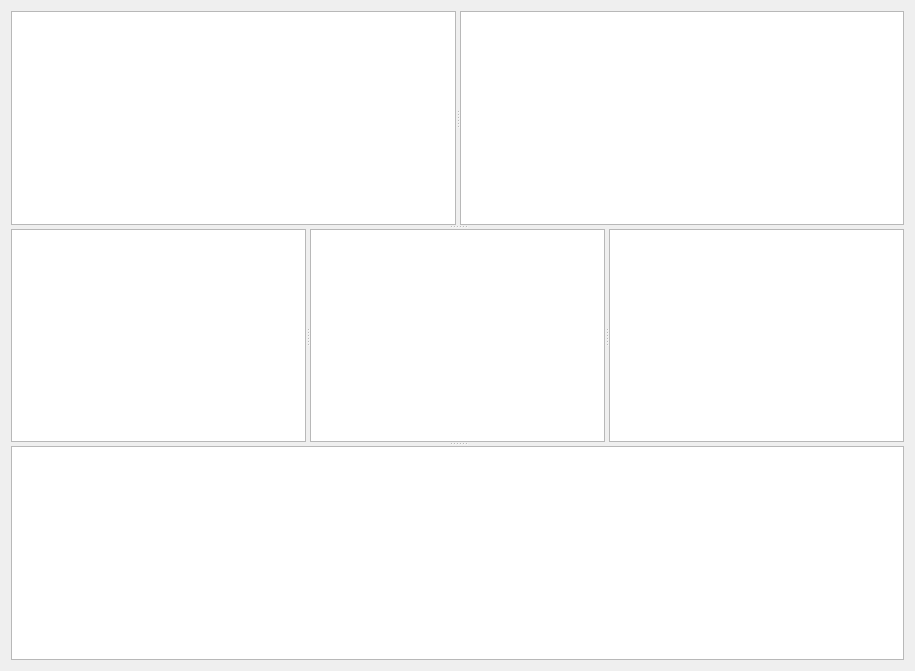
<?xml version="1.0" encoding="UTF-8"?>
<ui version="4.0">
 <class>MergeWidget</class>
 <widget class="QWidget" name="MergeWidget">
  <property name="geometry">
   <rect>
    <x>0</x>
    <y>0</y>
    <width>915</width>
    <height>671</height>
   </rect>
  </property>
  <property name="windowTitle">
   <string>Form</string>
  </property>
  <layout class="QVBoxLayout" name="verticalLayout">
   <item>
    <widget class="QSplitter" name="splitter_3">
     <property name="orientation">
      <enum>Qt::Orientation::Vertical</enum>
     </property>
     <widget class="QWidget" name="widgetPreview" native="true">
      <layout class="QHBoxLayout" name="horizontalLayout">
       <property name="leftMargin">
        <number>0</number>
       </property>
       <property name="topMargin">
        <number>0</number>
       </property>
       <property name="rightMargin">
        <number>0</number>
       </property>
       <property name="bottomMargin">
        <number>0</number>
       </property>
       <item>
        <widget class="QSplitter" name="splitter_2">
         <property name="orientation">
          <enum>Qt::Orientation::Horizontal</enum>
         </property>
         <widget class="CodeEditor" name="codeEditorMyBlock">
          <property name="contextMenuPolicy">
           <enum>Qt::ContextMenuPolicy::CustomContextMenu</enum>
          </property>
          <property name="lineWrapMode">
           <enum>QPlainTextEdit::LineWrapMode::NoWrap</enum>
          </property>
          <property name="readOnly">
           <bool>true</bool>
          </property>
         </widget>
         <widget class="CodeEditor" name="codeEditorTheirBlock">
          <property name="contextMenuPolicy">
           <enum>Qt::ContextMenuPolicy::CustomContextMenu</enum>
          </property>
          <property name="lineWrapMode">
           <enum>QPlainTextEdit::LineWrapMode::NoWrap</enum>
          </property>
          <property name="readOnly">
           <bool>true</bool>
          </property>
         </widget>
        </widget>
       </item>
      </layout>
     </widget>
     <widget class="QSplitter" name="splitter">
      <property name="orientation">
       <enum>Qt::Orientation::Horizontal</enum>
      </property>
      <widget class="CodeEditor" name="codeEditorLocal">
       <property name="contextMenuPolicy">
        <enum>Qt::ContextMenuPolicy::CustomContextMenu</enum>
       </property>
       <property name="lineWrapMode">
        <enum>QPlainTextEdit::LineWrapMode::NoWrap</enum>
       </property>
       <property name="readOnly">
        <bool>true</bool>
       </property>
      </widget>
      <widget class="CodeEditor" name="codeEditorBase">
       <property name="contextMenuPolicy">
        <enum>Qt::ContextMenuPolicy::CustomContextMenu</enum>
       </property>
       <property name="lineWrapMode">
        <enum>QPlainTextEdit::LineWrapMode::NoWrap</enum>
       </property>
       <property name="readOnly">
        <bool>true</bool>
       </property>
      </widget>
      <widget class="CodeEditor" name="codeEditorRemote">
       <property name="contextMenuPolicy">
        <enum>Qt::ContextMenuPolicy::CustomContextMenu</enum>
       </property>
       <property name="lineWrapMode">
        <enum>QPlainTextEdit::LineWrapMode::NoWrap</enum>
       </property>
       <property name="readOnly">
        <bool>true</bool>
       </property>
      </widget>
     </widget>
     <widget class="CodeEditor" name="codeEditorResult">
      <property name="contextMenuPolicy">
       <enum>Qt::ContextMenuPolicy::CustomContextMenu</enum>
      </property>
      <property name="lineWrapMode">
       <enum>QPlainTextEdit::LineWrapMode::NoWrap</enum>
      </property>
      <property name="readOnly">
       <bool>false</bool>
      </property>
     </widget>
    </widget>
   </item>
  </layout>
 </widget>
 <customwidgets>
  <customwidget>
   <class>CodeEditor</class>
   <extends>QPlainTextEdit</extends>
   <header location="global">widgets/codeeditor.h</header>
  </customwidget>
 </customwidgets>
 <resources/>
 <connections/>
</ui>
